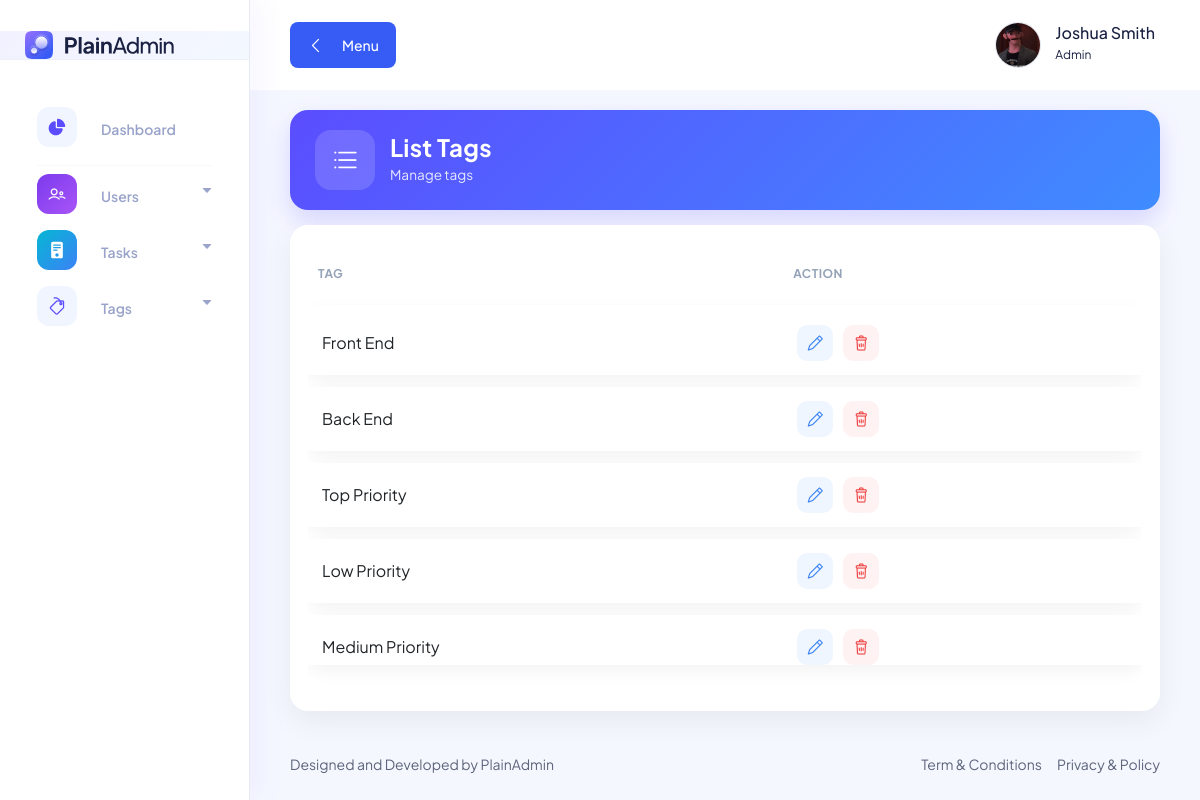
The app's page /pages/tags/list.tag.php (signed in), older data.
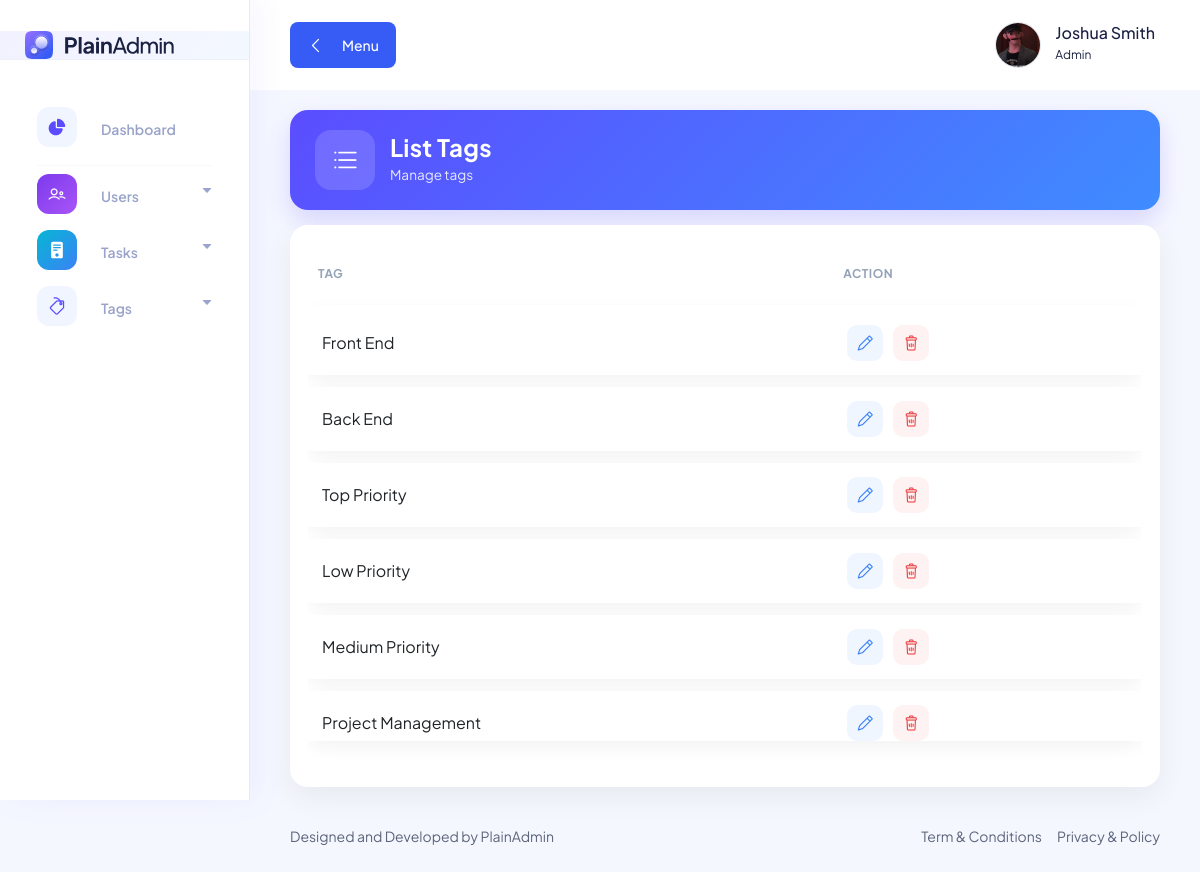
The same page, newer data.
### tables this page shows
CREATE TABLE `tags_tbl` (
  `tag_id` int(11) NOT NULL AUTO_INCREMENT,
  `tag` varchar(255) NOT NULL,
  PRIMARY KEY (`tag_id`)
);

### pages/tags/list.tag.php (the view, shortened to what this page needs)
<?php require_once '../../includes/conn.php'; ?>
<!DOCTYPE html>
<html lang="en">
<head>
    <?php include_once "../../includes/components/links.php"; ?>
</head>
<body>
    <?php include_once "../../includes/elements/sidebar.php"; ?>
    <main class="main-wrapper">
        <?php include_once "../../includes/elements/navbar.php"; ?>
        <div class="container-fluid">
            <div class="page-header">
                <div class="header-icon">
                    <i class="lni lni-list"></i>
                </div>
                <div>
                    <h2 class="header-title">List Tags</h2>
                    <p class="header-subtitle">Manage tags</p>
                </div>
            </div>
            <div class="glass-card">
                <div class="table-responsive">
                    <table class="table" data-toggle="table" data-search="true" data-filter-control="true">
                        <thead>
                            <tr>
                                <th data-sortable="true">Tag</th>
                                <th>Action</th>
                            </tr>
                        </thead>
                        <tbody>
                            <?php
                            $tags = mysqli_query($conn, "SELECT * FROM tags_tbl");
                            while ($tag = mysqli_fetch_array($tags)) {
                                ?>
                                <tr>
                                    <td>
                                        <div class="tag-name"><?= $tag['tag']; ?></div>
                                    </td>
                                    <td>
                                        <div class="action">
                                            <a class="action-btn edit"
                                                href="edit.tag.php?tag_id=<?= $tag['tag_id']; ?>">
                                                <i class="lni lni-pencil"></i>
                                            </a>
                                            <a class="action-btn delete"
                                                href="ctrlData/ctrl.delete.tag.php?tag_id=<?= $tag['tag_id']; ?>">
                                                <i class="lni lni-trash-can"></i>
                                            </a>
                                        </div>
                                    </td>
                                </tr>
                            <?php } ?>
                        </tbody>
                    </table>
                </div>
            </div>
        </div>
        <?php include_once "../../includes/elements/footer.php"; ?>
    </main>
    <?php include_once "../../includes/components/scripts.php"; ?>
</body>
</html>

Row changes from the older to the newer data that the page shows:
added tags_tbl: tag "Project Management"
